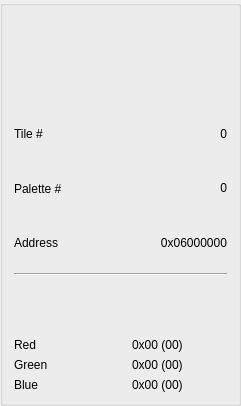
<?xml version="1.0" encoding="UTF-8"?>
<ui version="4.0">
 <class>QGBA::AssetTile</class>
 <widget class="QGBA::AssetInfo" name="QGBA::AssetTile">
  <property name="geometry">
   <rect>
    <x>0</x>
    <y>0</y>
    <width>241</width>
    <height>406</height>
   </rect>
  </property>
  <property name="sizePolicy">
   <sizepolicy hsizetype="Fixed" vsizetype="Preferred">
    <horstretch>0</horstretch>
    <verstretch>0</verstretch>
   </sizepolicy>
  </property>
  <property name="windowTitle">
   <string notr="true">AssetTile</string>
  </property>
  <property name="title">
   <string/>
  </property>
  <layout class="QVBoxLayout" name="verticalLayout">
   <item alignment="Qt::AlignHCenter">
    <widget class="QGBA::Swatch" name="preview" native="true">
     <property name="minimumSize">
      <size>
       <width>87</width>
       <height>87</height>
      </size>
     </property>
    </widget>
   </item>
   <item>
    <layout class="QHBoxLayout" name="horizontalLayout">
     <item>
      <widget class="QLabel" name="label">
       <property name="text">
        <string>Tile #</string>
       </property>
      </widget>
     </item>
     <item>
      <widget class="QLabel" name="tileId">
       <property name="text">
        <string notr="true">0</string>
       </property>
       <property name="alignment">
        <set>Qt::AlignRight|Qt::AlignTrailing|Qt::AlignVCenter</set>
       </property>
       <property name="textInteractionFlags">
        <set>Qt::LinksAccessibleByMouse|Qt::TextSelectableByKeyboard|Qt::TextSelectableByMouse</set>
       </property>
      </widget>
     </item>
    </layout>
   </item>
   <item>
    <layout class="QHBoxLayout" name="horizontalLayout_4">
     <item>
      <widget class="QLabel" name="label_2">
       <property name="text">
        <string>Palette #</string>
       </property>
      </widget>
     </item>
     <item>
      <widget class="QLabel" name="paletteId">
       <property name="text">
        <string notr="true">0</string>
       </property>
       <property name="alignment">
        <set>Qt::AlignRight|Qt::AlignTrailing|Qt::AlignVCenter</set>
       </property>
       <property name="textInteractionFlags">
        <set>Qt::LinksAccessibleByMouse|Qt::TextSelectableByKeyboard|Qt::TextSelectableByMouse</set>
       </property>
      </widget>
     </item>
    </layout>
   </item>
   <item>
    <layout class="QHBoxLayout" name="horizontalLayout_2">
     <item>
      <widget class="QLabel" name="label_3">
       <property name="text">
        <string>Address</string>
       </property>
      </widget>
     </item>
     <item>
      <widget class="QLabel" name="address">
       <property name="text">
        <string notr="true">0x06000000</string>
       </property>
       <property name="alignment">
        <set>Qt::AlignRight|Qt::AlignTrailing|Qt::AlignVCenter</set>
       </property>
       <property name="textInteractionFlags">
        <set>Qt::LinksAccessibleByMouse|Qt::TextSelectableByKeyboard|Qt::TextSelectableByMouse</set>
       </property>
      </widget>
     </item>
    </layout>
   </item>
   <item>
    <widget class="Line" name="line">
     <property name="orientation">
      <enum>Qt::Horizontal</enum>
     </property>
    </widget>
   </item>
   <item alignment="Qt::AlignHCenter">
    <widget class="QGBA::Swatch" name="color" native="true">
     <property name="sizePolicy">
      <sizepolicy hsizetype="Preferred" vsizetype="Preferred">
       <horstretch>0</horstretch>
       <verstretch>0</verstretch>
      </sizepolicy>
     </property>
     <property name="minimumSize">
      <size>
       <width>50</width>
       <height>50</height>
      </size>
     </property>
    </widget>
   </item>
   <item>
    <layout class="QHBoxLayout" name="horizontalLayout_3">
     <item>
      <layout class="QVBoxLayout" name="verticalLayout_9">
       <item>
        <widget class="QLabel" name="label_4">
         <property name="text">
          <string>Red</string>
         </property>
        </widget>
       </item>
       <item>
        <widget class="QLabel" name="label_5">
         <property name="text">
          <string>Green</string>
         </property>
        </widget>
       </item>
       <item>
        <widget class="QLabel" name="label_6">
         <property name="text">
          <string>Blue</string>
         </property>
        </widget>
       </item>
      </layout>
     </item>
     <item>
      <layout class="QVBoxLayout" name="verticalLayout_10">
       <property name="leftMargin">
        <number>8</number>
       </property>
       <item>
        <widget class="QLabel" name="r">
         <property name="text">
          <string notr="true">0x00 (00)</string>
         </property>
         <property name="textInteractionFlags">
          <set>Qt::LinksAccessibleByMouse|Qt::TextSelectableByKeyboard|Qt::TextSelectableByMouse</set>
         </property>
        </widget>
       </item>
       <item>
        <widget class="QLabel" name="g">
         <property name="text">
          <string notr="true">0x00 (00)</string>
         </property>
         <property name="textInteractionFlags">
          <set>Qt::LinksAccessibleByMouse|Qt::TextSelectableByKeyboard|Qt::TextSelectableByMouse</set>
         </property>
        </widget>
       </item>
       <item>
        <widget class="QLabel" name="b">
         <property name="text">
          <string notr="true">0x00 (00)</string>
         </property>
         <property name="textInteractionFlags">
          <set>Qt::LinksAccessibleByMouse|Qt::TextSelectableByKeyboard|Qt::TextSelectableByMouse</set>
         </property>
        </widget>
       </item>
      </layout>
     </item>
    </layout>
   </item>
  </layout>
 </widget>
 <customwidgets>
  <customwidget>
   <class>QGBA::Swatch</class>
   <extends>QWidget</extends>
   <header>Swatch.h</header>
   <container>1</container>
  </customwidget>
  <customwidget>
   <class>QGBA::AssetInfo</class>
   <extends>QGroupBox</extends>
   <header>AssetInfo.h</header>
   <container>1</container>
  </customwidget>
 </customwidgets>
 <resources/>
 <connections/>
</ui>
